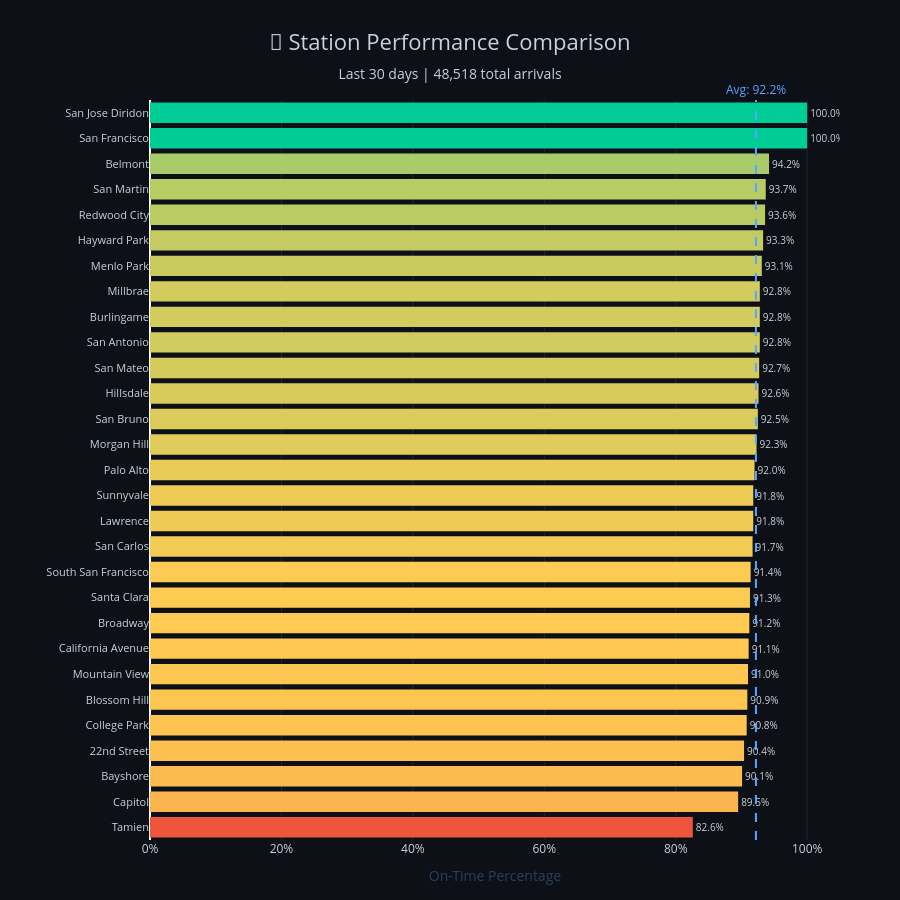

Notebook code cell kept with this figure:
### Markdown cell above
## Create Horizontal Bar Chart

### Code cell
def create_station_chart(station_stats):
    """Create horizontal bar chart of station performance."""
    if station_stats.empty:
        print("No data to display")
        return None
    
    # Sort based on configuration
    if SORT_ORDER == 'best_first':
        df = station_stats.sort_values('on_time_pct', ascending=True)  # Reversed for horizontal
    elif SORT_ORDER == 'worst_first':
        df = station_stats.sort_values('on_time_pct', ascending=False)
    else:  # geographic
        df = station_stats.sort_values('station_order', ascending=False)
    
    # Normalize for color scale (0-1)
    min_pct = df['on_time_pct'].min()
    max_pct = df['on_time_pct'].max()
    df['color_val'] = (df['on_time_pct'] - min_pct) / (max_pct - min_pct + 0.001)
    
    # Create color array
    colors = px.colors.sample_colorscale(
        [[0, '#EF553B'], [0.5, '#FECB52'], [1, '#00CC96']], 
        df['color_val'].tolist()
    )
    
    fig = go.Figure()
    
    fig.add_trace(go.Bar(
        y=df['station_name'],
        x=df['on_time_pct'],
        orientation='h',
        marker=dict(
            color=colors,
            line=dict(width=0),
        ),
        text=df['on_time_pct'].apply(lambda x: f'{x:.1f}%'),
        textposition='outside',
        textfont=dict(color=THEME['text_color'], size=10),
        hovertemplate=(
            '<b>%{y}</b><br>'
            'On-Time: <b>%{x:.1f}%</b><br>'
            'Arrivals: %{customdata[0]:,}<br>'
            'Avg Delay: %{customdata[1]:.1f} min<br>'
            '<extra></extra>'
        ),
        customdata=df[['total_count', 'avg_delay']].values,
    ))
    
    # Overall average line
    overall_avg = station_stats['on_time_pct'].mean()
    fig.add_vline(
        x=overall_avg,
        line_dash='dash',
        line_color='#58a6ff',
        annotation_text=f'Avg: {overall_avg:.1f}%',
        annotation_position='top',
        annotation_font=dict(color='#58a6ff')
    )
    
    # Summary
    total_arrivals = station_stats['total_count'].sum()
    best_station = station_stats.loc[station_stats['on_time_pct'].idxmax(), 'station_name']
    worst_station = station_stats.loc[station_stats['on_time_pct'].idxmin(), 'station_name']
    
    fig.update_layout(
        title=dict(
            text=f'🚉 Station Performance Comparison<br><span style="font-size:14px;color:{THEME["text_color"]}">Last {DAYS_TO_ANALYZE} days | {int(total_arrivals):,} total arrivals</span>',
            font=dict(size=22, color=THEME['text_color']),
            x=0.5,
            xanchor='center'
        ),
        xaxis=dict(
            title='On-Time Percentage',
            ticksuffix='%',
            tickfont=dict(color=THEME['text_color']),
            # titlefont=dict(color=THEME['text_color']),
            gridcolor=THEME['grid_color'],
            range=[0, 105],
        ),
        yaxis=dict(
            title='',
            tickfont=dict(color=THEME['text_color'], size=11),
        ),
        plot_bgcolor=THEME['bg_color'],
        paper_bgcolor=THEME['bg_color'],
        height=FIGURE_HEIGHT,
        width=FIGURE_WIDTH,
        margin=dict(l=150, r=60, t=100, b=60),
        showlegend=False,
    )
    
    return fig

fig = create_station_chart(station_stats)
if fig:
    fig.show()

### Figure 1 — Plotly figure (JSON) as saved in the notebook; plotly's stock layout.template omitted (floating-point values rounded to 4 significant figures)
{"data": [{"customdata": [[144.0, 1.9], [143.0, 1.3], [1945.0, 1.5], [2467.0, 1.5], [76.0, -0.3], [143.0, 1.1], [2464.0, 1.0], [2212.0, 1.2], [559.0, 1.5], [2185.0, 0.6], [2468.0, 1.2], [1915.0, 1.1], [2208.0, 0.7], [2453.0, 0.8], [2466.0, 1.1], [143.0, 1.1], [1945.0, 1.2], [2456.0, 1.5], [2458.0, 1.2], [2207.0, 0.7], [1945.0, 1.1], [2458.0, 1.1], [2206.0, 0.9], [1946.0, 1.2], [2430.0, 1.0], [142.0, 0.2], [1904.0, 0.8], [1179.0, -41.7], [1251.0, -36.5]], "hovertemplate": "<b>%{y}</b><br>On-Time: <b>%{x:.1f}%</b><br>Arrivals: %{customdata[0]:,}<br>Avg Delay: %{customdata[1]:.1f} min<br><extra></extra>", "marker": {"color": ["rgb(239, 85, 59)", "rgb(251, 179, 77)", "rgb(252, 187, 79)", "rgb(252, 191, 80)", "rgb(253, 196, 81)", "rgb(253, 198, 81)", "rgb(253, 199, 81)", "rgb(254, 200, 81)", "rgb(254, 202, 82)", "rgb(254, 203, 82)", "rgb(251, 203, 83)", "rgb(242, 203, 85)", "rgb(239, 203, 86)", "rgb(239, 203, 86)", "rgb(234, 203, 87)", "rgb(225, 203, 90)", "rgb(219, 203, 91)", "rgb(216, 203, 92)", "rgb(213, 203, 93)", "rgb(210, 203, 94)", "rgb(210, 203, 94)", "rgb(210, 203, 94)", "rgb(201, 203, 96)", "rgb(196, 203, 98)", "rgb(187, 203, 100)", "rgb(184, 203, 101)", "rgb(169, 203, 105)", "rgb(0, 204, 150)", "rgb(0, 204, 150)"], "line": {"width": 0}}, "orientation": "h", "text": ["82.6%", "89.5%", "90.1%", "90.4%", "90.8%", "90.9%", "91.0%", "91.1%", "91.2%", "91.3%", "91.4%", "91.7%", "91.8%", "91.8%", "92.0%", "92.3%", "92.5%", "92.6%", "92.7%", "92.8%", "92.8%", "92.8%", "93.1%", "93.3%", "93.6%", "93.7%", "94.2%", "100.0%", "100.0%"], "textfont": {"color": "#c9d1d9", "size": 10}, "textposition": "outside", "type": "bar", "x": [82.6, 89.5, 90.1, 90.4, 90.8, 90.9, 91.0, 91.1, 91.2, 91.3, 91.4, 91.7, 91.8, 91.8, 92.0, 92.3, 92.5, 92.6, 92.7, 92.8, 92.8, 92.8, 93.1, 93.3, 93.6, 93.7, 94.2, 100.0, 100.0], "y": ["Tamien", "Capitol", "Bayshore", "22nd Street", "College Park", "Blossom Hill", "Mountain View", "California Avenue", "Broadway", "Santa Clara", "South San Francisco", "San Carlos", "Lawrence", "Sunnyvale", "Palo Alto", "Morgan Hill", "San Bruno", "Hillsdale", "San Mateo", "San Antonio", "Burlingame", "Millbrae", "Menlo Park", "Hayward Park", "Redwood City", "San Martin", "Belmont", "San Francisco", "San Jose Diridon"]}], "layout": {"annotations": [{"font": {"color": "#58a6ff"}, "showarrow": false, "text": "Avg: 92.2%", "x": 92.21, "xanchor": "center", "xref": "x", "y": 1, "yanchor": "bottom", "yref": "y domain"}], "height": 900, "margin": {"b": 60, "l": 150, "r": 60, "t": 100}, "paper_bgcolor": "#0d1117", "plot_bgcolor": "#0d1117", "shapes": [{"line": {"color": "#58a6ff", "dash": "dash"}, "type": "line", "x0": 92.21, "x1": 92.21, "xref": "x", "y0": 0, "y1": 1, "yref": "y domain"}], "showlegend": false, "title": {"font": {"color": "#c9d1d9", "size": 22}, "text": "🚉 Station Performance Comparison<br><span style=\"font-size:14px;color:#c9d1d9\">Last 30 days | 48,518 total arrivals</span>", "x": 0.5, "xanchor": "center"}, "width": 900, "xaxis": {"gridcolor": "#21262d", "range": [0, 105], "tickfont": {"color": "#c9d1d9"}, "ticksuffix": "%", "title": {"text": "On-Time Percentage"}}, "yaxis": {"tickfont": {"color": "#c9d1d9", "size": 11}, "title": {"text": ""}}}}
